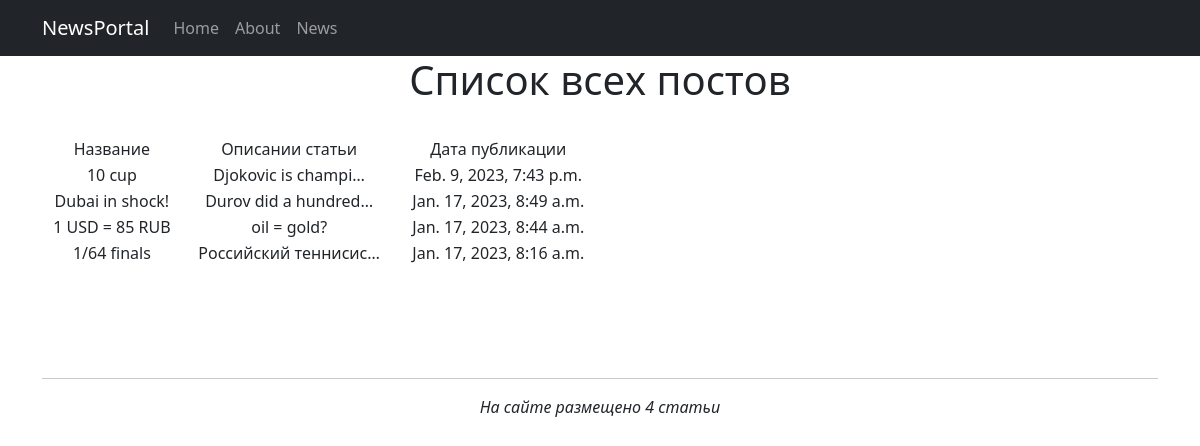
Before: /news/ with the older database file.
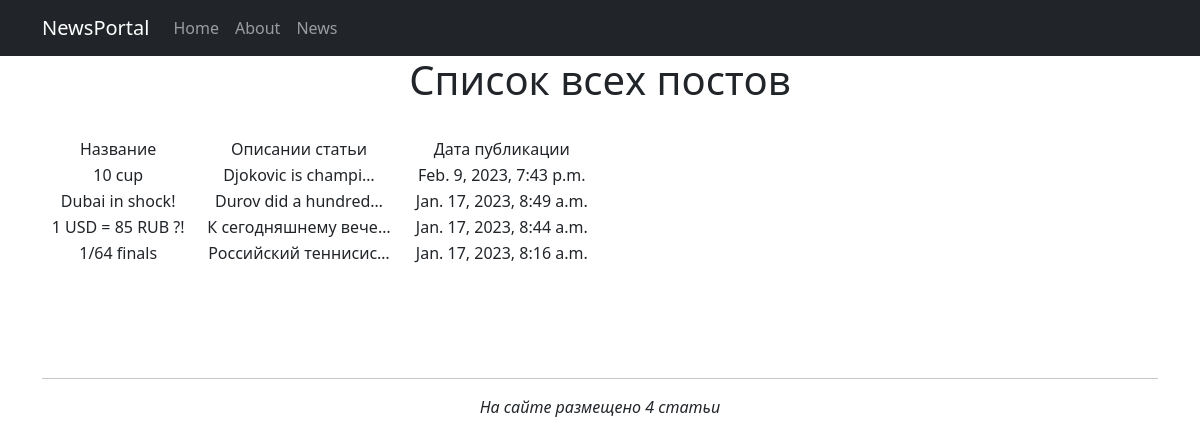
After: the same page with the newer database file.
### news/models.py (models this page shows, shortened)
class Post(models.Model):
    objects = None
    article = 'art'
    news = 'news'
    PUBLICATION = [
        (article, 'Статья'),
        (news, 'Новость'),
    ]
    postAuthor = models.ForeignKey(Author, on_delete=models.CASCADE)
    categoryType = models.CharField(max_length=4, choices=PUBLICATION, default=news)
    title = models.CharField(max_length=255)
    time_in_Post = models.DateTimeField(auto_now_add=True)
    time_out = models.DateTimeField(null=True)
    postCategory = models.ManyToManyField(Category, through='PostCategory')
    text = models.TextField()
    rating = models.IntegerField(default=0)

### news/views.py (the view)
# urls.py: path('', PostList.as_view()),
class PostList(ListView):
    model = Post
    ordering = '-time_in_Post'
    template_name = 'flatpages/news.html'
    context_object_name = 'news'

### templates/flatpages/news.html (shortened to what this page needs)
{% extends 'flatpages/default.html' %}
{% block content %}
    <h1>Cписок всех постов</h1>
    <br>
    {% if news %}
        <table>
            <tr>
                <td>Название</td>
                <td>Описании статьи</td>
                <td>Дата публикации</td>
            </tr>
            {% for post in news %}
            <tr>
                <td>{{ post.title }}</td>
                <td> {{ post.text|truncatechars:20 }} </td>
                <td>{{ post.time_in_Post}}</td>
            </tr>
            {% endfor %}
        </table>
    {% else %}
        <h2>Новостей нет</h2>
    {% endif %}
    <br><br><br><br>
    <hr>
    <p><em> На сайте размещено {{ news| length}} статьи </em></p>
{% endblock content %}

### templates/flatpages/default.html (shortened to what this page needs)
<!DOCTYPE html>
<html lang="en">
    <head>
        {% load static %}
        <link href="{% static 'css/styles.css'%}" rel="stylesheet" />
    </head>
    <body>
        <nav class="navbar navbar-expand-lg navbar-dark bg-dark static-top">
           <div class="container">
               <a class="navbar-brand" href="#">NewsPortal</a>
               <div class="collapse navbar-collapse" id="navbarResponsive">
                   <ul class="navbar-nav ml-auto">
                       <li class="nav-item active">
                           <a class="nav-link" href="#">Home</a>
                       </li>
                       <li class="nav-item">
                           <a class="nav-link" href="/about/">About</a>
                       </li>
                       <li class="nav-item">
                           <a class="nav-link" href="/news/">News</a>
                       </li>
                   </ul>
               </div>
           </div>
        </nav>
        <div class="container">
           <div class="row">
               <div class="col-lg-12 text-center">
                   {% block content %}{% endblock content %}
               </div>
           </div>
        </div>
    </body>
</html>

### templates/flatpages/news.html (style rules this page uses)
table { width: 50%; }

Changed rows visible on the page:
changed Post: title "1 USD = 85 RUB" → "1 USD = 85 RUB ?!"; text "oil = gold?" → "К сегодняшнему вече…"
